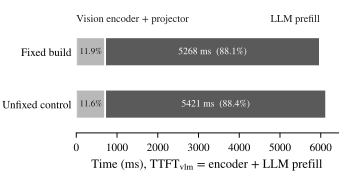

The script that saved this image:
"""Figure 3: encoder vs. LLM-prefill share of TTFT_vlm on the Phase 2
baseline (fixed build, cooled, n=6; unfixed same-session control below it).
Motivates why pruning targets prefill.

Reads: results/20260717-235645_g2_baseline_fixed_cooled.json
       results/20260718-000051_g2_baseline_unfixed_cooled.json
Writes: figures/fig3_baseline_breakdown.pdf
"""

import os
import sys

sys.path.insert(0, os.path.dirname(os.path.abspath(__file__)))
import matplotlib

matplotlib.use("Agg")
import matplotlib.pyplot as plt

import vtp_style as S

S.apply_style()

BARS = [
    ("Unfixed control", os.path.join(S.RESULTS, "20260718-000051_g2_baseline_unfixed_cooled.json")),
    ("Fixed build", os.path.join(S.RESULTS, "20260717-235645_g2_baseline_fixed_cooled.json")),
]

fig, ax = plt.subplots(figsize=(3.4, 1.7))

labels = []
for i, (name, path) in enumerate(BARS):
    d = S.load_json(path)
    enc = d["aggregate"]["encode_ms"]
    pre = d["aggregate"]["prompt_eval_ms"]
    total = enc["mean"] + pre["mean"]
    ax.barh(i, enc["mean"], height=0.55, color=S.GRAY_LIGHT,
            edgecolor="white", linewidth=1.2)
    ax.barh(i, pre["mean"], left=enc["mean"], height=0.55, color=S.GRAY_DARK,
            edgecolor="white", linewidth=1.2)
    ax.text(enc["mean"] / 2, i, f"{100 * enc['mean'] / total:.1f}%",
            ha="center", va="center", fontsize=6.5, color=S.INK)
    ax.text(enc["mean"] + pre["mean"] / 2, i,
            f"{pre['mean']:.0f} ms  ({100 * pre['mean'] / total:.1f}%)",
            ha="center", va="center", fontsize=7, color="white")
    labels.append(name)
    if i == len(BARS) - 1:  # segment names above the top bar, no legend box
        ax.text(0, i + 0.52, "Vision encoder + projector", ha="left",
                va="bottom", fontsize=7.5, color=S.INK)
        ax.text(enc["mean"] + pre["mean"], i + 0.52, "LLM prefill",
                ha="right", va="bottom", fontsize=7.5, color=S.INK)

ax.set_yticks(range(len(labels)))
ax.set_yticklabels(labels)
ax.set_ylim(-0.55, len(labels) - 0.05)
ax.set_xlabel(r"Time (ms), TTFT$_{\mathrm{vlm}}$ = encoder + LLM prefill")
ax.spines["left"].set_visible(False)
ax.tick_params(axis="y", length=0)

fig.savefig(os.path.join(os.path.dirname(os.path.abspath(__file__)), "fig3_baseline_breakdown.pdf"))
